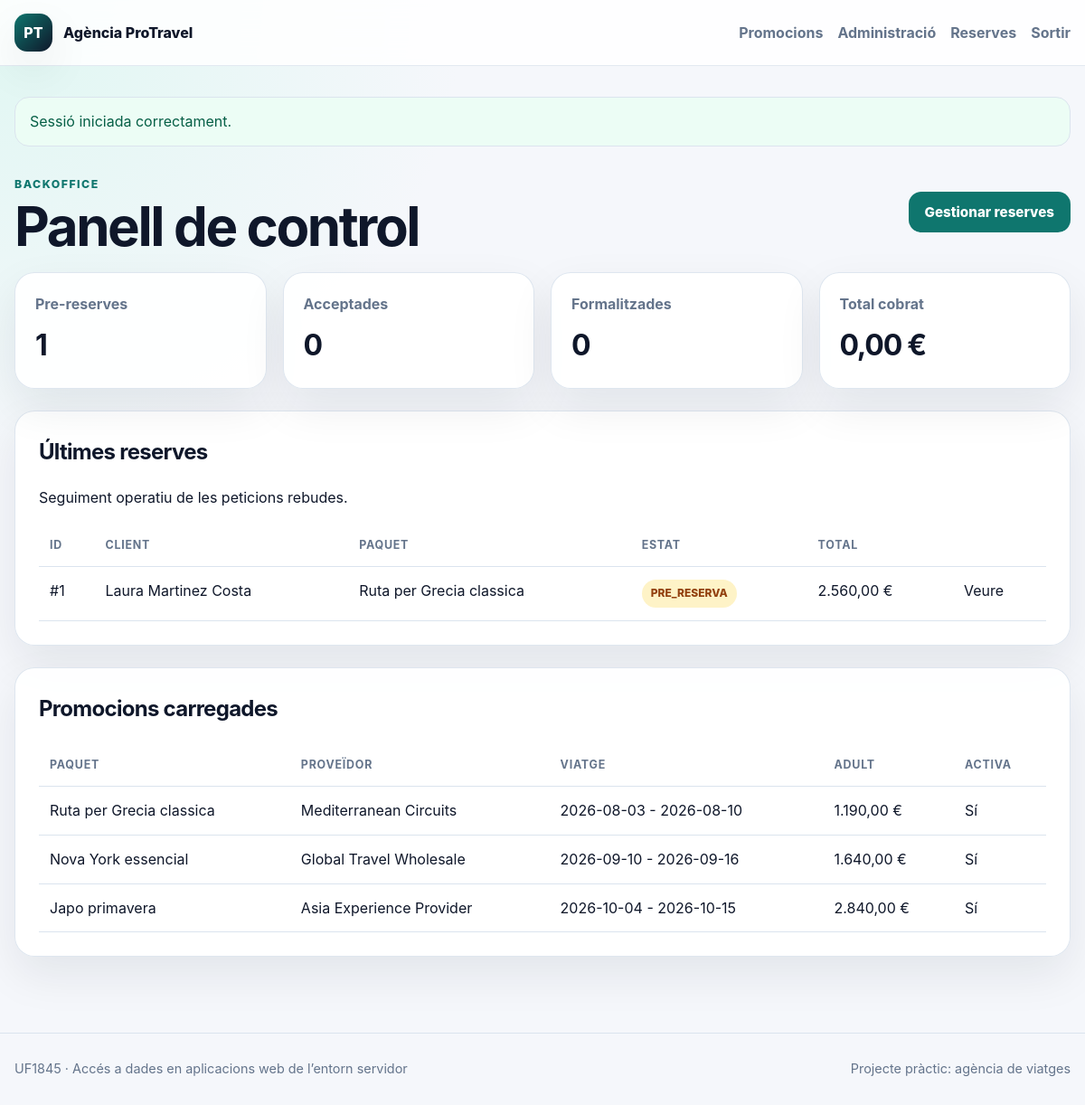
/index.php?r=admin/dashboard (signed in), run on the app's committed database.
### tables this page shows
CREATE TABLE reserves (
  id_reserva INT UNSIGNED AUTO_INCREMENT PRIMARY KEY,
  id_client INT UNSIGNED NOT NULL,
  id_promocio INT UNSIGNED NOT NULL,
  estat ENUM('PRE_RESERVA','ACCEPTADA','REBUTJADA','FORMALITZADA') NOT NULL DEFAULT 'PRE_RESERVA',
  data_reserva DATETIME NOT NULL DEFAULT CURRENT_TIMESTAMP,
  data_formalitzacio DATETIME NULL,
  data_inici DATE NOT NULL,
  data_fi DATE NOT NULL,
  total_reserva DECIMAL(10,2) NOT NULL DEFAULT 0,
  total_pagat DECIMAL(10,2) NOT NULL DEFAULT 0,
  observacions TEXT NULL,
  created_at TIMESTAMP DEFAULT CURRENT_TIMESTAMP,
  updated_at TIMESTAMP DEFAULT CURRENT_TIMESTAMP ON UPDATE CURRENT_TIMESTAMP,
  INDEX idx_reserves_client (id_client),
  INDEX idx_reserves_promocio (id_promocio),
  INDEX idx_reserves_estat (estat),
  INDEX idx_reserves_data (data_reserva),
  CONSTRAINT fk_reserves_client
    FOREIGN KEY (id_client) REFERENCES clients(id_client)
    ON UPDATE CASCADE ON DELETE RESTRICT,
  CONSTRAINT fk_reserves_promocio
    FOREIGN KEY (id_promocio) REFERENCES promocions(id_promocio)
    ON UPDATE CASCADE ON DELETE RESTRICT
);

CREATE TABLE clients (
  id_client INT UNSIGNED AUTO_INCREMENT PRIMARY KEY,
  nom VARCHAR(100) NOT NULL,
  cognoms VARCHAR(150) NOT NULL,
  telefon VARCHAR(50) NOT NULL,
  correu VARCHAR(190) NOT NULL,
  adreca VARCHAR(255) NULL,
  document_identitat VARCHAR(50) NOT NULL,
  nacionalitat VARCHAR(80) NOT NULL,
  created_at TIMESTAMP DEFAULT CURRENT_TIMESTAMP,
  updated_at TIMESTAMP DEFAULT CURRENT_TIMESTAMP ON UPDATE CURRENT_TIMESTAMP,
  UNIQUE KEY uq_clients_correu (correu)
);

CREATE TABLE paquets (
  id_paquet INT UNSIGNED AUTO_INCREMENT PRIMARY KEY,
  id_proveidor INT UNSIGNED NOT NULL,
  nom VARCHAR(180) NOT NULL,
  descripcio TEXT NOT NULL,
  numero_dies INT UNSIGNED NOT NULL,
  punt_origen VARCHAR(120) NOT NULL,
  continent VARCHAR(80) NOT NULL,
  pais_ruta VARCHAR(160) NOT NULL,
  galeria_url VARCHAR(500) NULL,
  pdf_circuit VARCHAR(500) NULL,
  created_at TIMESTAMP DEFAULT CURRENT_TIMESTAMP,
  INDEX idx_paquets_proveidor (id_proveidor),
  CONSTRAINT fk_paquets_proveidor
    FOREIGN KEY (id_proveidor) REFERENCES proveidors(id_proveidor)
    ON UPDATE CASCADE ON DELETE RESTRICT
);

CREATE TABLE promocions (
  id_promocio INT UNSIGNED AUTO_INCREMENT PRIMARY KEY,
  id_paquet INT UNSIGNED NOT NULL,
  data_inici_promocio DATE NOT NULL,
  data_fi_promocio DATE NOT NULL,
  data_inici_viatge DATE NOT NULL,
  data_fi_viatge DATE NOT NULL,
  preu_base_adult DECIMAL(10,2) NOT NULL,
  preu_base_nen DECIMAL(10,2) NOT NULL,
  preu_extra_individual DECIMAL(10,2) NOT NULL DEFAULT 0,
  preu_extra_categoria_superior DECIMAL(10,2) NOT NULL DEFAULT 0,
  activa TINYINT(1) NOT NULL DEFAULT 1,
  created_at TIMESTAMP DEFAULT CURRENT_TIMESTAMP,
  INDEX idx_promocions_paquet (id_paquet),
  INDEX idx_promocions_dates (data_inici_promocio, data_fi_promocio),
  CONSTRAINT fk_promocions_paquet
    FOREIGN KEY (id_paquet) REFERENCES paquets(id_paquet)
    ON UPDATE CASCADE ON DELETE RESTRICT
);

CREATE TABLE proveidors (
  id_proveidor INT UNSIGNED AUTO_INCREMENT PRIMARY KEY,
  nom VARCHAR(150) NOT NULL,
  telefon VARCHAR(50) NULL,
  correu VARCHAR(190) NOT NULL,
  created_at TIMESTAMP DEFAULT CURRENT_TIMESTAMP
);

### app/core/View.php (called while the page is built, shortened)
<?php
final class View
{
    public static function render(string $view, array $data = [], string $layout = 'layout'): void
    {
        extract($data, EXTR_SKIP);
        require VIEW_PATH . '/' . $view . '.php';
    }
}

### app/controllers/AdminController.php (called while the page is built, shortened)
<?php
final class AdminController
{
    public function dashboard(): void
    {
        $reservaModel = new Reserva();
        View::render('admin/dashboard', [
            'title' => 'Panell de control',
            'counts' => $reservaModel->countByStatus(),
            'sales' => $reservaModel->totalSales(),
            'latest' => $reservaModel->latest(8),
            'promocions' => (new Promocio())->all(),
        ]);
    }
}

### app/core/Router.php (called while the page is built, shortened)
<?php
final class Router
{
    public function dispatch(): void
    {
        $route = trim((string)($_GET['r'] ?? 'home'), '/');
        $method = $_SERVER['REQUEST_METHOD'] ?? 'GET';
        try {
            match ($route) {
                '', 'home' => (new HomeController())->index(),
                'promocions' => (new PromocioController())->index(),
                'promocio' => (new PromocioController())->show((int)($_GET['id'] ?? 0)),
                'reserva/crear' => $method === 'POST'
                    ? (new ReservaController())->store((int)($_GET['promocio_id'] ?? 0))
                    : (new ReservaController())->create((int)($_GET['promocio_id'] ?? 0)),
                'reserva/gracies' => (new ReservaController())->success((int)($_GET['id'] ?? 0)),
                'auth/login' => $method === 'POST'
                    ? (new AuthController())->login()
                    : (new AuthController())->showLogin(),
                'auth/logout' => (new AuthController())->logout(),
                'admin', 'admin/dashboard' => (new AdminController())->dashboard(),
                'admin/reservas' => (new AdminController())->reservas(),
                'admin/reserva' => (new AdminController())->reserva((int)($_GET['id'] ?? 0)),
                'admin/reserva/acceptar' => (new AdminController())->acceptar((int)($_POST['id_reserva'] ?? 0)),
                'admin/reserva/rebutjar' => (new AdminController())->rebutjar((int)($_POST['id_reserva'] ?? 0)),
                'admin/reserva/formalitzar' => (new AdminController())->formalitzar((int)($_POST['id_reserva'] ?? 0)),
                default => $this->notFound(),
            };
        } catch (Throwable $e) {
            http_response_code(500);
            View::render('error', [
                'title' => 'Error',
                'message' => $e->getMessage(),
            ]);
        }
    }
}

### public/index.php (called while the page is built, shortened)
<?php
(new Router())->dispatch();

### app/core/helpers.php (called while the page is built, shortened)
<?php
function e(mixed $value): string
{
    return htmlspecialchars((string)$value, ENT_QUOTES | ENT_SUBSTITUTE, 'UTF-8');
}
function url(string $route = 'home', array $params = []): string
{
    $params = array_merge(['r' => $route], $params);
    return 'index.php?' . http_build_query($params);
}
function money(mixed $value): string
{
    return number_format((float)$value, 2, ',', '.') . ' €';
}

### app/core/Database.php (called while the page is built, shortened)
<?php
final class Database
{
    private static ?PDO $pdo = null;
    public static function connection(): PDO
    {
        if (self::$pdo instanceof PDO) {
            return self::$pdo;
        }
        $config = \config('database');
        $host = (string)($config['host'] ?? '127.0.0.1');
        $port = (string)($config['port'] ?? '3306');
        $dbname = (string)($config['dbname'] ?? 'agencia_viatges');
        $charset = (string)($config['charset'] ?? 'utf8mb4');
        $user = (string)($config['user'] ?? 'root');
        $password = (string)($config['password'] ?? '');
        $dsn = "mysql:host={$host};port={$port};dbname={$dbname};charset={$charset}";
        try {
            self::$pdo = new PDO($dsn, $user, $password, [
                PDO::ATTR_ERRMODE => PDO::ERRMODE_EXCEPTION,
                PDO::ATTR_DEFAULT_FETCH_MODE => PDO::FETCH_ASSOC,
                PDO::ATTR_EMULATE_PREPARES => false,
            ]);
        } catch (PDOException $e) {
            $safeMessage = 'No s’ha pogut connectar amb la base de dades. Revisa app/config/database.php.';
            if (\config('app', 'environment') === 'development') {
                $safeMessage .= ' Detall tècnic: ' . $e->getMessage();
            }
            throw new RuntimeException($safeMessage, 0, $e);
        }
        return self::$pdo;
    }
}

### app/models/Model.php (called while the page is built, shortened)
<?php
abstract class Model
{
    protected function db(): PDO
    {
        return Database::connection();
    }
}

### app/models/Reserva.php (called while the page is built, shortened)
<?php
final class Reserva extends Model
{
    public function latest(int $limit = 10): array
    {
        $stmt = $this->db()->prepare(
            "SELECT r.*, c.nom AS client_nom, c.cognoms AS client_cognoms, c.correu,
                    p.nom AS paquet_nom, pr.data_inici_viatge, pr.data_fi_viatge
             FROM reserves r
             INNER JOIN clients c ON c.id_client = r.id_client
             INNER JOIN promocions pr ON pr.id_promocio = r.id_promocio
             INNER JOIN paquets p ON p.id_paquet = pr.id_paquet
             ORDER BY r.data_reserva DESC
             LIMIT :limit"
        );
        $stmt->bindValue(':limit', $limit, PDO::PARAM_INT);
        $stmt->execute();
        return $stmt->fetchAll();
    }
}

### app/models/Promocio.php (called while the page is built, shortened)
<?php
final class Promocio extends Model
{
    public function all(): array
    {
        $sql = "SELECT pr.*, p.nom AS paquet_nom, p.continent, p.pais_ruta, pv.nom AS proveidor_nom
                FROM promocions pr
                INNER JOIN paquets p ON p.id_paquet = pr.id_paquet
                INNER JOIN proveidors pv ON pv.id_proveidor = p.id_proveidor
                ORDER BY pr.data_inici_viatge ASC";
        return $this->db()->query($sql)->fetchAll();
    }
}

### app/views/admin/dashboard.php (the view)
<section class="section-head">
    <div>
        <span class="eyebrow">Backoffice</span>
        <h1>Panell de control</h1>
    </div>
    <a class="btn" href="<?= url('admin/reservas') ?>">Gestionar reserves</a>
</section>
<div class="stats-grid">
    <a class="stat-card" href="<?= url('admin/reservas', ['estat' => 'PRE_RESERVA']) ?>">
        <span>Pre-reserves</span>
        <strong><?= e($counts['PRE_RESERVA'] ?? 0) ?></strong>
    </a>
    <a class="stat-card" href="<?= url('admin/reservas', ['estat' => 'ACCEPTADA']) ?>">
        <span>Acceptades</span>
        <strong><?= e($counts['ACCEPTADA'] ?? 0) ?></strong>
    </a>
    <a class="stat-card" href="<?= url('admin/reservas', ['estat' => 'FORMALITZADA']) ?>">
        <span>Formalitzades</span>
        <strong><?= e($counts['FORMALITZADA'] ?? 0) ?></strong>
    </a>
    <div class="stat-card">
        <span>Total cobrat</span>
        <strong><?= money($sales) ?></strong>
    </div>
</div>
<section class="panel">
    <div class="section-inline">
        <div>
            <h2>Últimes reserves</h2>
            <p>Seguiment operatiu de les peticions rebudes.</p>
        </div>
    </div>
    <div class="table-wrap">
        <table>
            <thead>
            <tr>
                <th>ID</th>
                <th>Client</th>
                <th>Paquet</th>
                <th>Estat</th>
                <th>Total</th>
                <th></th>
            </tr>
            </thead>
            <tbody>
            <?php foreach ($latest as $reserva): ?>
                <tr>
                    <td>#<?= e($reserva['id_reserva']) ?></td>
                    <td><?= e($reserva['client_nom'] . ' ' . $reserva['client_cognoms']) ?></td>
                    <td><?= e($reserva['paquet_nom']) ?></td>
                    <td><span class="status status-<?= e(strtolower($reserva['estat'])) ?>"><?= e($reserva['estat']) ?></span></td>
                    <td><?= money($reserva['total_reserva']) ?></td>
                    <td><a href="<?= url('admin/reserva', ['id' => $reserva['id_reserva']]) ?>">Veure</a></td>
                </tr>
            <?php endforeach; ?>
            </tbody>
        </table>
    </div>
</section>
<section class="panel">
    <h2>Promocions carregades</h2>
    <div class="table-wrap">
        <table>
            <thead><tr><th>Paquet</th><th>Proveïdor</th><th>Viatge</th><th>Adult</th><th>Activa</th></tr></thead>
            <tbody>
            <?php foreach ($promocions as $promocio): ?>
                <tr>
                    <td><?= e($promocio['paquet_nom']) ?></td>
                    <td><?= e($promocio['proveidor_nom']) ?></td>
                    <td><?= e($promocio['data_inici_viatge']) ?> - <?= e($promocio['data_fi_viatge']) ?></td>
                    <td><?= money($promocio['preu_base_adult']) ?></td>
                    <td><?= $promocio['activa'] ? 'Sí' : 'No' ?></td>
                </tr>
            <?php endforeach; ?>
            </tbody>
        </table>
    </div>
</section>

### public/assets/style.css (style rules this page uses)
:root { --bg: #f5f7fb; --surface: #ffffff; --surface-2: #eef3f9; --text: #0f172a; --muted: #64748b; --primary: #0f766e; --primary-dark: #115e59; --danger: #b91c1c; --border: #dbe4ee; --shadow: 0 20px 50px rgba(15, 23, 42, .08); --radius: 22px; }
* { box-sizing: border-box; }
html { scroll-behavior: smooth; }
body { margin: 0; font-family: Inter, ui-sans-serif, system-ui, -apple-system, BlinkMacSystemFont, "Segoe UI", sans-serif; background: radial-gradient(circle at top left, #dff7f2 0, transparent 32rem), var(--bg); color: var(--text); line-height: 1.55; }
a { color: inherit; text-decoration: none; }
.header-inner, .footer-inner, .section-inline, .section-head { display: flex; align-items: center; justify-content: space-between; gap: 24px; }
.hero h1, .section-head h1, .detail-content h1 { font-size: clamp(2.2rem, 5vw, 4.4rem); line-height: .98; margin: 8px 0 18px; letter-spacing: -.05em; }
.eyebrow { color: var(--primary); text-transform: uppercase; letter-spacing: .12em; font-size: .77rem; font-weight: 800; }
.hero-card, .panel, .card, .summary-bar, .stat-card { background: rgba(255,255,255,.92); border: 1px solid rgba(219,228,238,.9); border-radius: var(--radius); box-shadow: var(--shadow); }
.btn { display: inline-flex; align-items: center; justify-content: center; min-height: 44px; padding: 11px 18px; border: 0; border-radius: 14px; cursor: pointer; background: var(--primary); color: #fff; font-weight: 800; font-size: .95rem; }
.badge, .chip, .status { display: inline-flex; align-items: center; border-radius: 999px; padding: 6px 10px; font-size: .75rem; font-weight: 850; background: #d1fae5; color: #065f46; }
.section-head { margin: 28px 0 22px; }
.section-head h1, .section-head h2 { margin: 6px 0 0; letter-spacing: -.04em; }
.panel { padding: 26px; margin-bottom: 24px; }
.panel h1, .panel h2 { margin-top: 0; letter-spacing: -.03em; }
.stats-grid { display: grid; grid-template-columns: repeat(4, minmax(0, 1fr)); gap: 18px; margin-bottom: 24px; }
.stat-card { padding: 22px; }
.stat-card span { color: var(--muted); font-weight: 750; }
.stat-card strong { display: block; margin-top: 8px; font-size: 2rem; letter-spacing: -.04em; }
.table-wrap { overflow-x: auto; }
table { width: 100%; border-collapse: collapse; min-width: 760px; }
th, td { padding: 14px 12px; text-align: left; border-bottom: 1px solid var(--border); vertical-align: top; }
th { color: var(--muted); font-size: .78rem; text-transform: uppercase; letter-spacing: .06em; }
.status { background: #e2e8f0; color: #334155; }
.status-pre_reserva { background: #fef3c7; color: #92400e; }

### data on the page
reserves: id_reserva "1", id_client.cognoms "Laura Martinez Costa", paquets.nom "Ruta per Grecia classica", estat "PRE_RESERVA", total_reserva "2.560,00 €"
promocions: id_paquet.nom "Ruta per Grecia classica", proveidors.nom "Mediterranean Circuits", data_inici_viatge "2026-08-03", data_fi_viatge "2026-08-10", preu_base_adult "1.190,00 €", activa "Sí"
promocions: id_paquet.nom "Nova York essencial", proveidors.nom "Global Travel Wholesale", data_inici_viatge "2026-09-10", data_fi_viatge "2026-09-16", preu_base_adult "1.640,00 €", activa "Sí"
promocions: id_paquet.nom "Japo primavera", proveidors.nom "Asia Experience Provider", data_inici_viatge "2026-10-04", data_fi_viatge "2026-10-15", preu_base_adult "2.840,00 €", activa "Sí"

### other printed values
config('app', 'name') "Agència ProTravel"
$message "Sessió iniciada correctament."
$counts['PRE_RESERVA'] "1"
$counts['ACCEPTADA'] "0"
$counts['FORMALITZADA'] "0"
money($sales) "0,00 €"
